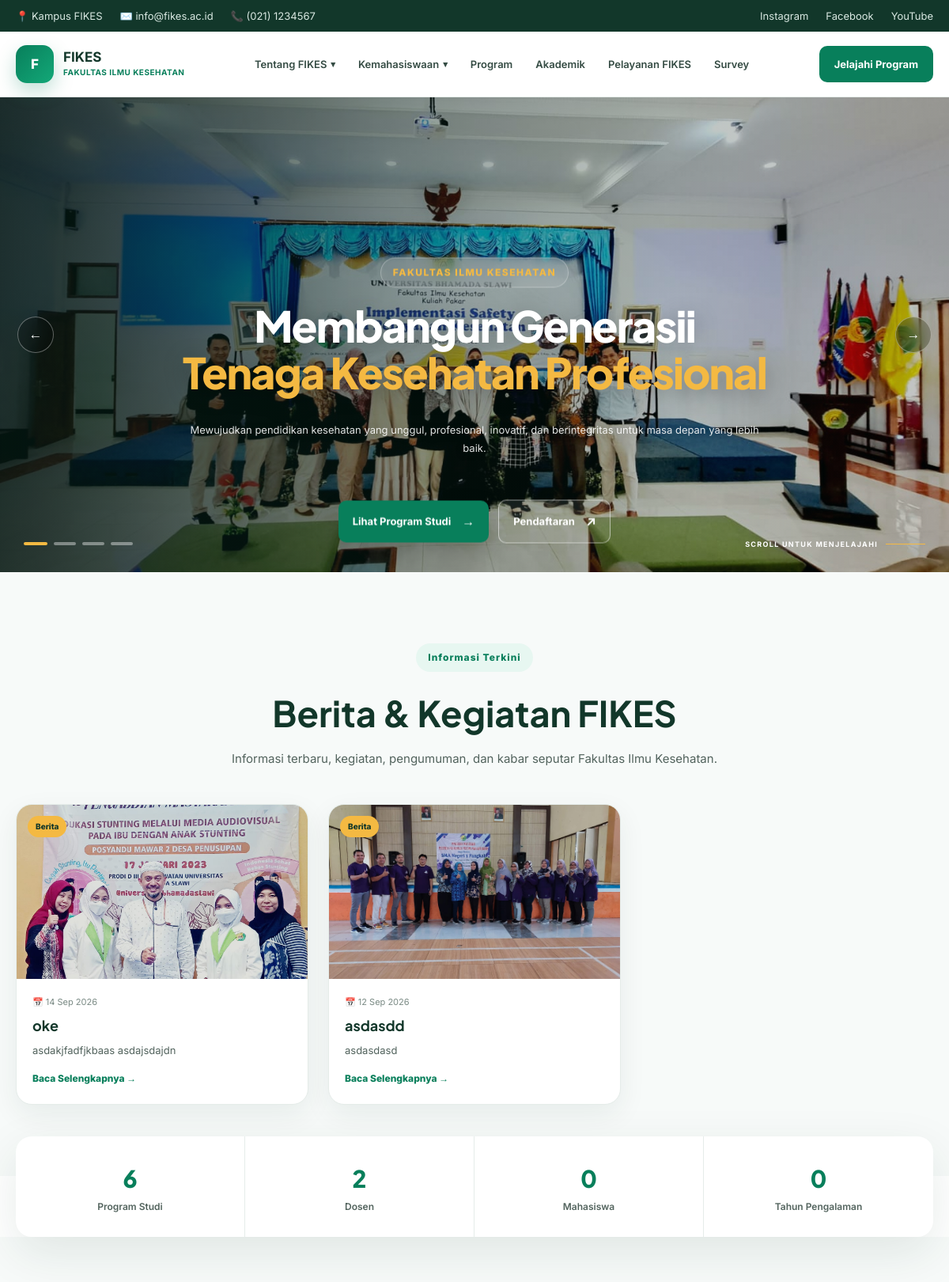
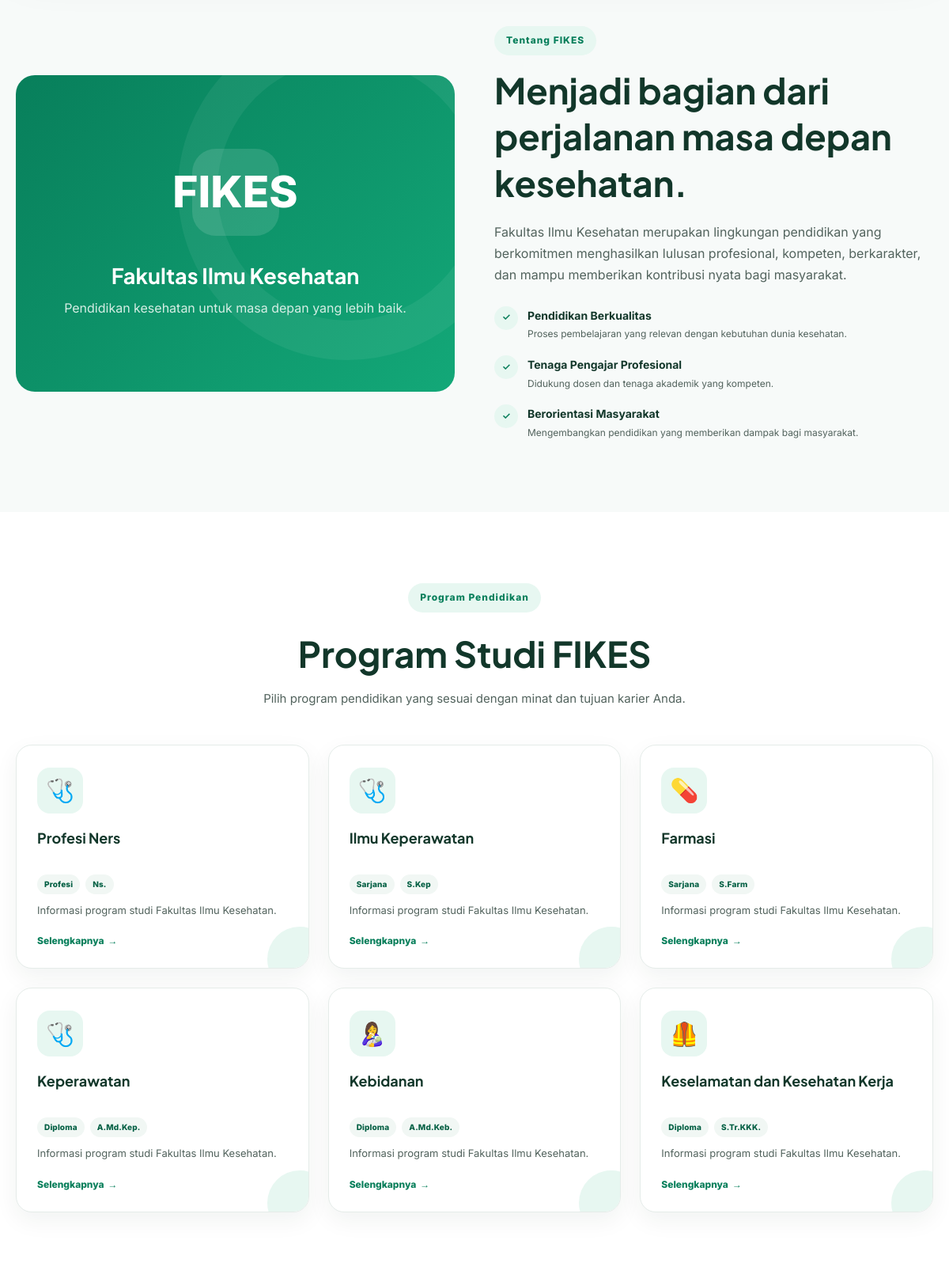
The page / (upper part) on the database its author committed (2 pictures, top to bottom).
### tables this page shows
CREATE TABLE `slider_beranda` (
  `id` int(11) NOT NULL,
  `judul` varchar(255) NOT NULL,
  `highlight` varchar(255) DEFAULT NULL,
  `label` varchar(150) DEFAULT NULL,
  `deskripsi` text DEFAULT NULL,
  `gambar` varchar(255) NOT NULL,
  `link_utama` varchar(255) DEFAULT NULL,
  `teks_tombol_utama` varchar(100) DEFAULT NULL,
  `link_kedua` varchar(255) DEFAULT NULL,
  `teks_tombol_kedua` varchar(100) DEFAULT NULL,
  `nomor_urut` int(11) NOT NULL DEFAULT 1,
  `status` enum('aktif','nonaktif') NOT NULL DEFAULT 'aktif',
  `created_at` timestamp NOT NULL DEFAULT current_timestamp()
);

CREATE TABLE `berita` (
  `id` int(11) NOT NULL,
  `judul` varchar(255) NOT NULL,
  `slug` varchar(255) NOT NULL,
  `kategori` varchar(100) NOT NULL DEFAULT 'Berita',
  `ringkasan` text DEFAULT NULL,
  `isi` longtext NOT NULL,
  `gambar` varchar(255) DEFAULT NULL,
  `penulis` varchar(150) DEFAULT NULL,
  `tanggal_terbit` datetime NOT NULL DEFAULT current_timestamp(),
  `status` enum('draft','terbit') NOT NULL DEFAULT 'draft',
  `created_at` timestamp NOT NULL DEFAULT current_timestamp(),
  `updated_at` timestamp NOT NULL DEFAULT current_timestamp() ON UPDATE current_timestamp()
);

CREATE TABLE `program_studi` (
  `id` int(10) UNSIGNED NOT NULL,
  `kode_prodi` varchar(30) NOT NULL,
  `nama` varchar(150) NOT NULL,
  `jenjang` varchar(50) NOT NULL,
  `gelar` varchar(80) DEFAULT NULL,
  `kaprodi_nama` varchar(150) DEFAULT NULL,
  `kaprodi_nidn` varchar(50) DEFAULT NULL,
  `kaprodi_email` varchar(150) DEFAULT NULL,
  `deskripsi` text DEFAULT NULL,
  `foto` varchar(255) DEFAULT NULL,
  `visi` text DEFAULT NULL,
  `akreditasi` varchar(100) DEFAULT NULL,
  `nomor_akreditasi` varchar(150) DEFAULT NULL,
  `tanggal_akreditasi` date DEFAULT NULL,
  `sekretaris_nama` varchar(150) DEFAULT NULL,
  `sekretaris_nidn` varchar(50) DEFAULT NULL,
  `kontak_telepon` varchar(50) DEFAULT NULL,
  `kontak_email` varchar(150) DEFAULT NULL,
  `alamat` varchar(255) DEFAULT NULL,
  `durasi_studi` varchar(50) DEFAULT NULL,
  `sks_lulus` int(11) DEFAULT NULL,
  `jumlah_tenaga_kependidikan` int(11) DEFAULT 0,
  `gambar` varchar(255) DEFAULT NULL,
  `brosur` varchar(255) DEFAULT NULL,
  `status` enum('aktif','nonaktif') DEFAULT 'aktif',
  `created_at` timestamp NOT NULL DEFAULT current_timestamp()
);

### index.php (the view, shortened to what this page needs)
<?php
require_once __DIR__ . '/admin/config/database.php';
function e($v)
{
  return htmlspecialchars($v ?? '', ENT_QUOTES, 'UTF-8');
}
function sliderImageUrl($gambar)
{
  $gambar = trim((string) $gambar);
  $gambar = str_replace('\\', '/', $gambar);
  return 'admin/uploads/slider/' . rawurlencode(basename($gambar));
}
function newsImageUrl($gambar)
{
  $gambar = trim((string) $gambar);
  $gambar = str_replace('\\', '/', $gambar);
  return 'admin/uploads/berita/' . rawurlencode(basename($gambar));
}
$sliders = $pdo->query("SELECT * FROM slider_beranda WHERE status='aktif' ORDER BY nomor_urut ASC, id DESC")->fetchAll();
$stmt = $pdo->query("SELECT id,kode_prodi,nama,jenjang,gelar,deskripsi FROM program_studi WHERE status='aktif' ORDER BY id ASC");
$prodiList = $stmt->fetchAll();
function tableExists(PDO $pdo, $table)
{
  $stmt = $pdo->prepare("SELECT COUNT(*) FROM information_schema.tables WHERE table_schema = DATABASE() AND table_name = ?");
  $stmt->execute([$table]);
  return (bool) $stmt->fetchColumn();
}
$jumlahProdi = count($prodiList);
$jumlahDosen = tableExists($pdo, 'dosen')
  ? (int) $pdo->query("SELECT COUNT(*) FROM dosen")->fetchColumn()
  : 0;
$jumlahMahasiswa = tableExists($pdo, 'mahasiswa')
  ? (int) $pdo->query("SELECT COUNT(*) FROM mahasiswa")->fetchColumn()
  : 0;
$stmt = $pdo->query("SELECT * FROM berita WHERE status='terbit' ORDER BY tanggal_terbit DESC, id DESC LIMIT 6");
$berita = $stmt->fetchAll();
?>
<!doctype html>
<html lang="id">
<head>
  <link rel="stylesheet" href="assets/css/style.css" />
</head>
<body>
  <div class="topbar">
    <div class="container topbar-inner">
      <div class="topbar-info">
        <span>📍 Kampus FIKES</span>
        <span>✉️ info@fikes.ac.id</span>
        <span>📞 (021) 1234567</span>
      </div>
      <div class="topbar-social">
        <a href="#">Instagram</a>
        <a href="#">Facebook</a>
        <a href="#">YouTube</a>
      </div>
    </div>
  </div>
  <header class="navbar" id="navbar">
    <div class="container nav-inner">
      <a href="index.php" class="logo">
        <div class="logo-icon">F</div>
        <div class="logo-text">
          <strong>FIKES</strong>
          <small>FAKULTAS ILMU KESEHATAN</small>
        </div>
      </a>
      <nav class="nav-menu" id="navMenu">
        <div class="nav-item has-dropdown">
          <a href="#" class="nav-link">
            Tentang FIKES
            <span class="arrow">▾</span>
          </a>
        </div>
        <div class="nav-item has-dropdown">
          <a href="#" class="nav-link">
            Kemahasiswaan
            <span class="arrow">▾</span>
          </a>
        </div>
        <div class="nav-item">
          <a href="page/program-studi/program-studi.php" class="nav-link"> Program </a>
        </div>
        <div class="nav-item">
          <a href="#akademik" class="nav-link"> Akademik </a>
        </div>
        <div class="nav-item">
          <a href="#pelayanan" class="nav-link"> Pelayanan FIKES </a>
        </div>
        <div class="nav-item">
          <a href="#survey" class="nav-link"> Survey </a>
        </div>
      </nav>
      <a href="#program" class="nav-cta"> Jelajahi Program </a>
    </div>
  </header>
  <main>
    <section class="hero-slider">
      <div class="slider-container">
        <?php if ($sliders): foreach ($sliders as $i => $slide): ?>
            <div class="slide <?= $i === 0 ? 'active' : '' ?>">
              <img src="<?= e(sliderImageUrl($slide['gambar'])) ?>" alt="<?= e($slide['judul']) ?>" />
              <div class="slide-overlay"></div>
              <div class="slide-content">
                <?php if (!empty($slide['label'])): ?><span
                    class="slide-label"><?= e($slide['label']) ?></span><?php endif; ?>
                <h1>
                  <?= nl2br(e($slide['judul'])) ?><?php if (!empty($slide['highlight'])): ?><span><?= e($slide['highlight']) ?></span><?php endif; ?>
                </h1>
                <?php if (!empty($slide['deskripsi'])): ?><p><?= e($slide['deskripsi']) ?></p><?php endif; ?>
                <div class="slide-actions">
                  <?php if (!empty($slide['link_utama'])): ?><a href="<?= e($slide['link_utama']) ?>"
                      class="slide-btn slide-btn-primary"><span><?= e($slide['teks_tombol_utama'] ?: 'Lihat Selengkapnya') ?></span><i>→</i></a><?php endif; ?>
                  <?php if (!empty($slide['link_kedua'])): ?><a href="<?= e($slide['link_kedua']) ?>"
                      class="slide-btn slide-btn-outline"><span><?= e($slide['teks_tombol_kedua'] ?: 'Selengkapnya') ?></span><i>↗</i></a><?php endif; ?>
                </div>
              </div>
            </div>
          <?php endforeach;
        endif; ?>
        <button class="slider-btn slider-prev" onclick="changeSlide(-1)"
          aria-label="Slide sebelumnya"><span>←</span></button>
        <button class="slider-btn slider-next" onclick="changeSlide(1)"
          aria-label="Slide berikutnya"><span>→</span></button>
        <div class="slider-bottom">
          <div class="slider-dots">
            <?php foreach ($sliders as $i => $slide): ?><button class="slider-dot <?= $i === 0 ? 'active' : '' ?>"
                onclick="currentSlide(<?= $i + 1 ?>)" aria-label="Slide <?= $i + 1 ?>"></button><?php endforeach; ?>
          </div>
          <div class="scroll-indicator"><span>SCROLL UNTUK MENJELAJAHI</span>
            <div class="scroll-line"></div>
          </div>
        </div>
      </div>
    </section>
    <section class="section news-section" id="berita">
      <div class="container">
        <div class="section-header">
          <span class="section-label">Informasi Terkini</span>
          <h2 class="section-title">Berita & Kegiatan FIKES</h2>
          <p class="section-description">Informasi terbaru, kegiatan, pengumuman, dan kabar seputar Fakultas Ilmu
            Kesehatan.</p>
        </div>
        <div class="news-grid">
          <?php foreach ($berita as $b): ?>
            <article class="news-card">
              <a href="detail-berita.php?slug=<?= urlencode($b['slug']) ?>" class="news-image">
                <?php if (!empty($b['gambar'])): ?><img src="<?= e(newsImageUrl($b['gambar'])) ?>"
                    alt="<?= e($b['judul']) ?>"><?php else: ?><div class="news-placeholder">FIKES</div><?php endif; ?>
                <span class="news-category"><?= e($b['kategori']) ?></span>
              </a>
              <div class="news-body">
                <div class="news-date">📅 <?= date('d M Y', strtotime($b['tanggal_terbit'])) ?></div>
                <h3><a href="detail-berita.php?slug=<?= urlencode($b['slug']) ?>"><?= e($b['judul']) ?></a></h3>
                <p><?= e($b['ringkasan']) ?></p>
                <a href="detail-berita.php?slug=<?= urlencode($b['slug']) ?>" class="news-link">Baca Selengkapnya →</a>
              </div>
            </article>
          <?php endforeach; ?>
        </div>
      </div>
    </section>
    <section class="stats">
      <div class="container">
        <div class="stats-grid">
          <div class="stat">
            <div class="stat-number"><?= $jumlahProdi ?></div>
            <div class="stat-label">Program Studi</div>
          </div>
          <div class="stat">
            <div class="stat-number"><?= $jumlahDosen ?></div>
            <div class="stat-label">Dosen</div>
          </div>
          <div class="stat">
            <div class="stat-number"><?= $jumlahMahasiswa ?></div>
            <div class="stat-label">Mahasiswa</div>
          </div>
          <div class="stat">
            <div class="stat-number" data-target="20">0</div>
            <div class="stat-label">Tahun Pengalaman</div>
          </div>
        </div>
      </div>
    </section>
    <section class="section about" id="tentang">
      <div class="container about-grid">
        <div class="about-image">
          <div class="about-image-content">
            <div class="about-logo">FIKES</div>
            <h3>Fakultas Ilmu Kesehatan</h3>
            <p>Pendidikan kesehatan untuk masa depan yang lebih baik.</p>
          </div>
        </div>
        <div class="about-content">
          <span class="section-label"> Tentang FIKES </span>
          <h2>Menjadi bagian dari perjalanan masa depan kesehatan.</h2>
          <p>
            Fakultas Ilmu Kesehatan merupakan lingkungan pendidikan yang
            berkomitmen menghasilkan lulusan profesional, kompeten,
            berkarakter, dan mampu memberikan kontribusi nyata bagi
            masyarakat.
          </p>
          <div class="feature-list">
            <div class="feature">
              <div class="feature-check">✓</div>
              <div>
                <strong> Pendidikan Berkualitas </strong>
                <span>
                  Proses pembelajaran yang relevan dengan kebutuhan dunia
                  kesehatan.
                </span>
              </div>
            </div>
            <div class="feature">
              <div class="feature-check">✓</div>
              <div>
                <strong> Tenaga Pengajar Profesional </strong>
                <span>
                  Didukung dosen dan tenaga akademik yang kompeten.
                </span>
              </div>
            </div>
            <div class="feature">
              <div class="feature-check">✓</div>
              <div>
                <strong> Berorientasi Masyarakat </strong>
                <span>
                  Mengembangkan pendidikan yang memberikan dampak bagi
                  masyarakat.
                </span>
              </div>
            </div>
          </div>
        </div>
      </div>
    </section>
    <section class="section" id="program">
      <div class="container">
        <div class="section-header">
          <span class="section-label"> Program Pendidikan </span>
          <h2 class="section-title">Program Studi FIKES</h2>
          <p class="section-description">
            Pilih program pendidikan yang sesuai dengan minat dan tujuan
            karier Anda.
          </p>
        </div>
        <div class="program-grid">
          <?php if ($prodiList): ?>
            <?php foreach ($prodiList as $p): ?>
              <?php
              $namaProdi = trim((string)($p['nama'] ?? ''));
              $namaLower = strtolower($namaProdi);
              $icon = '🎓';
              if (str_contains($namaLower, 'farmasi')) {
                $icon = '💊';
              } elseif (str_contains($namaLower, 'bidan') || str_contains($namaLower, 'kebidanan')) {
                $icon = '👩‍🍼';
              } elseif (str_contains($namaLower, 'k3') || str_contains($namaLower, 'keselamatan')) {
                $icon = '🦺';
              } elseif (str_contains($namaLower, 'keperawatan') || str_contains($namaLower, 'ners')) {
                $icon = '🩺';
              }
              ?>
              <article class="program-card">
                <div class="program-icon" aria-hidden="true"><?= $icon ?></div>
                <h3><?= e($namaProdi) ?></h3>
                <div class="program-meta">
                  <?php if (!empty($p['jenjang'])): ?>
                    <span><?= e($p['jenjang']) ?></span>
                  <?php endif; ?>
                  <?php if (!empty($p['gelar'])): ?>
                    <span><?= e($p['gelar']) ?></span>
                  <?php endif; ?>
                </div>
                <p>
                  <?= e($p['deskripsi'] ?: 'Informasi program studi Fakultas Ilmu Kesehatan.') ?>
                </p>
                <a href="page/program-studi/detail-prodi.php?kode=<?= urlencode($p['kode_prodi']) ?>"
                  class="program-link">
                  Selengkapnya <span>→</span>
                </a>
              </article>
            <?php endforeach; ?>
          <?php else: ?>
            <div class="program-empty">
              Belum ada program studi aktif yang tersedia.
            </div>
          <?php endif; ?>
        </div>
    </section>
  </main>
</body>
</html>

### rows shown on the page
slider_beranda: gambar (picture), label "FAKULTAS ILMU KESEHATAN", judul "Membangun Generasii", highlight "Tenaga Kesehatan Profesional", deskripsi "Mewujudkan pendidikan kesehatan yang unggul, profesional, inovatif, dan berintegritas untuk masa depan yang lebih baik.", teks_tombol_utama "Lihat Program Studi", teks_tombol_kedua "Pendaftaran"
berita: gambar (picture), kategori "Berita", tanggal_terbit "14 Sep 2026", judul "oke", ringkasan "asdakjfadfjkbaas asdajsdajdn"
berita: gambar (picture), kategori "Berita", tanggal_terbit "12 Sep 2026", judul "asdasdd", ringkasan "asdasdasd"
program_studi: nama "🩺", nama "Profesi Ners", jenjang "Profesi", gelar "Ns.", deskripsi "Informasi program studi Fakultas Ilmu Kesehatan."
program_studi: nama "🩺", nama "Ilmu Keperawatan", jenjang "Sarjana", gelar "S.Kep", deskripsi "Informasi program studi Fakultas Ilmu Kesehatan."
program_studi: nama "💊", nama "Farmasi", jenjang "Sarjana", gelar "S.Farm", deskripsi "Informasi program studi Fakultas Ilmu Kesehatan."
program_studi: nama "🩺", nama "Keperawatan", jenjang "Diploma", gelar "A.Md.Kep.", deskripsi "Informasi program studi Fakultas Ilmu Kesehatan."
program_studi: nama "👩‍🍼", nama "Kebidanan", jenjang "Diploma", gelar "A.Md.Keb.", deskripsi "Informasi program studi Fakultas Ilmu Kesehatan."
program_studi: nama "🦺", nama "Keselamatan dan Kesehatan Kerja", jenjang "Diploma", gelar "S.Tr.KKK.", deskripsi "Informasi program studi Fakultas Ilmu Kesehatan."

### other values the page prints
$jumlahProdi "6"
$jumlahDosen "2"
$jumlahMahasiswa "0"
